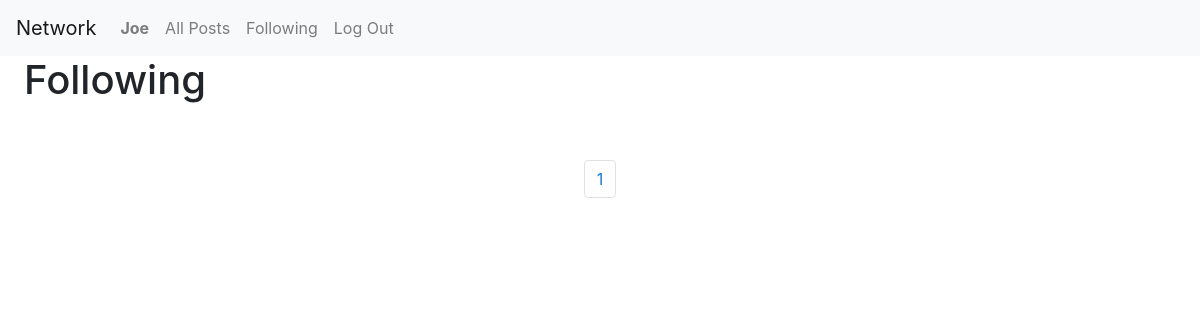
Before: /following/Joe (signed in) with the older database file.
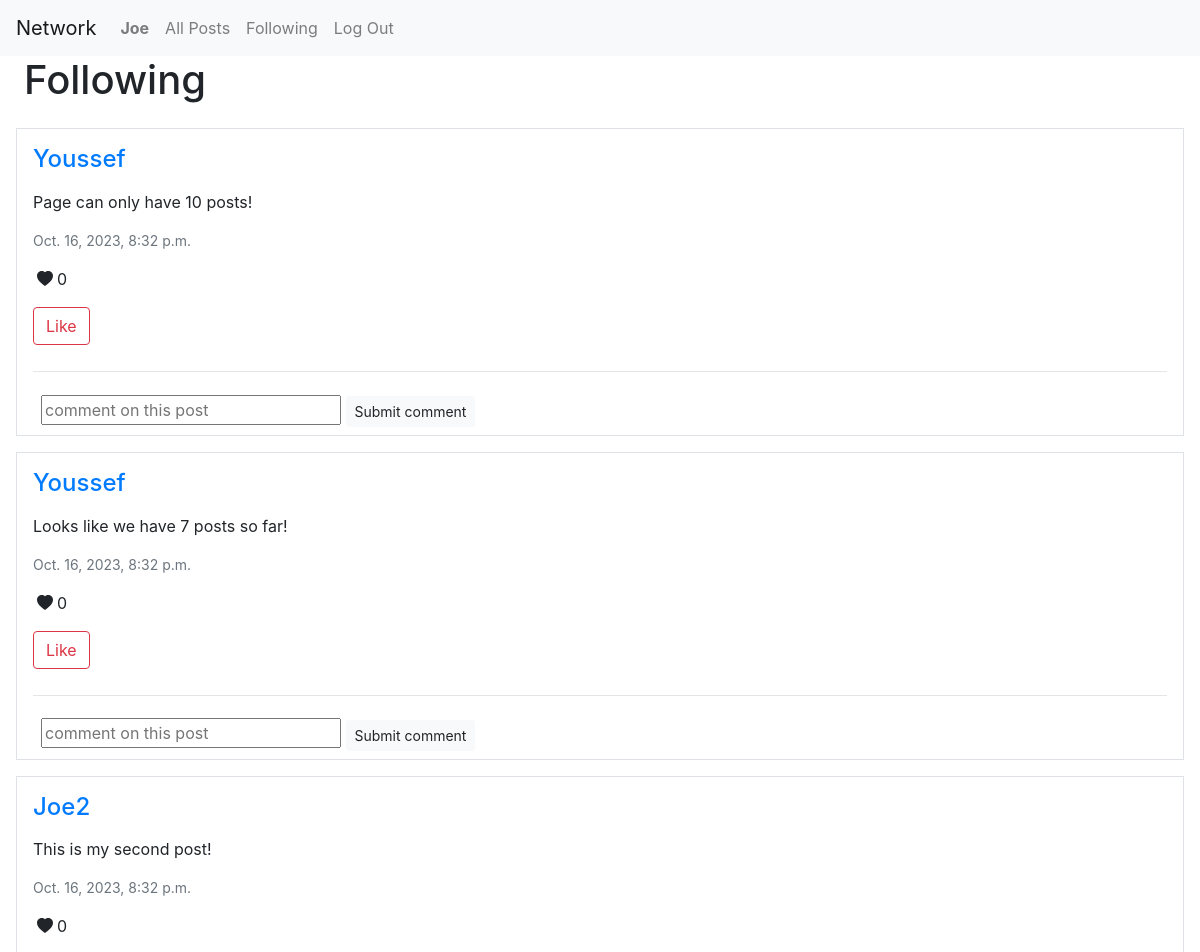
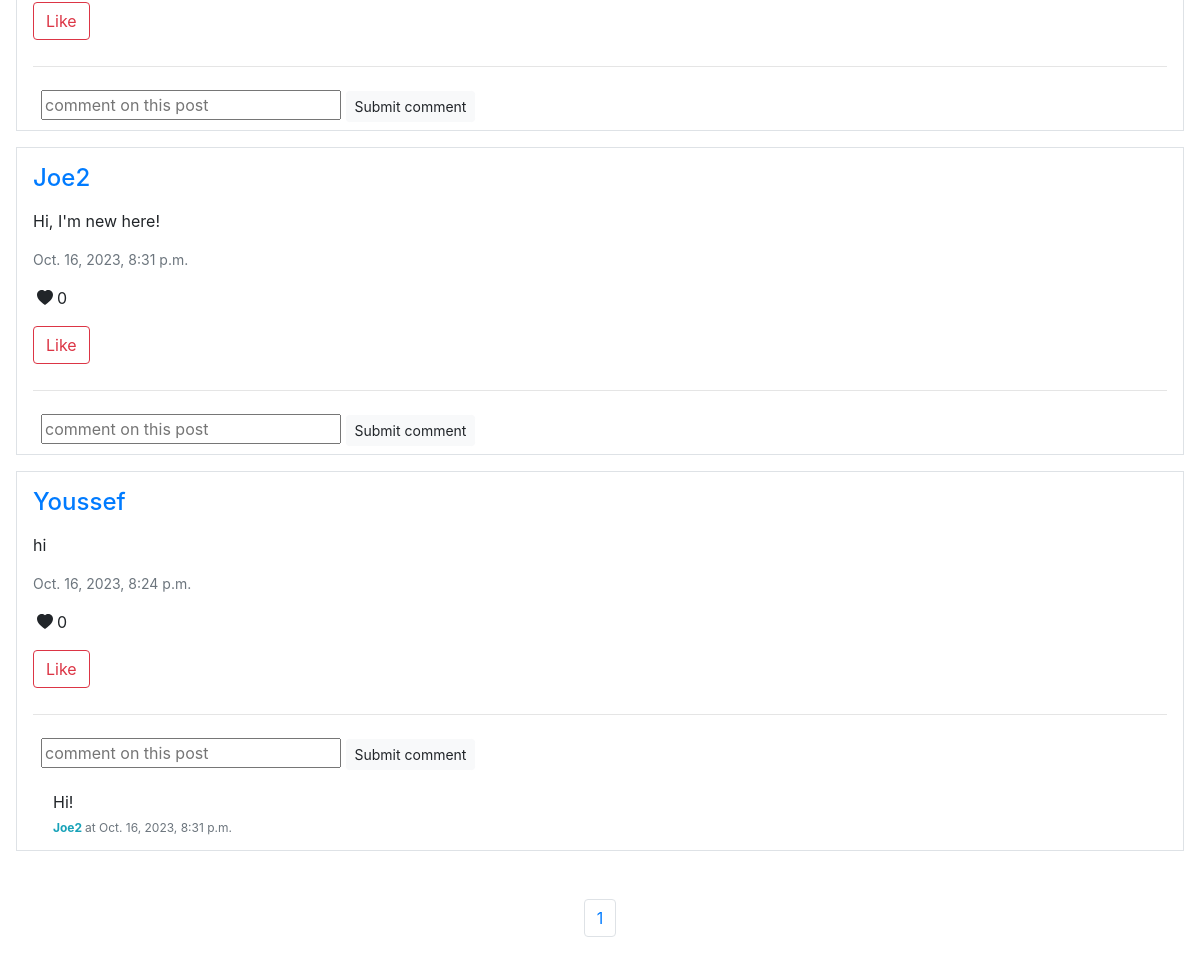
After: the same page with the newer database file (2 pictures, top to bottom).
### network/models.py (models this page shows, shortened)
class User(AbstractUser):
    pass

class Post(models.Model):
    user = models.ForeignKey(User, on_delete=models.CASCADE, related_name="post_user")
    content = models.CharField(max_length=600)
    created_at = models.DateTimeField(auto_now_add=True)
    edited_at = models.DateTimeField(auto_now=True)
    likes = models.IntegerField(default = '0')

class Comment(models.Model):
    writer = models.ForeignKey(User, on_delete=models.CASCADE, blank=True, null=True, related_name="commentWriter")
    post = models.ForeignKey(Post, on_delete=models.CASCADE, blank=True, null=True, related_name="postComments")
    comment = models.CharField(max_length=600)
    created_at = models.DateTimeField(auto_now_add=True)

### network/views.py (the view)
# urls.py: path("following/<str:username>", views.following, name="following"),
def following(request, username):
    current_user = User.objects.get(pk=request.user.id)
    user_followings = Follow.objects.filter(following=current_user)
    posts = Post.objects.all().order_by("id").reverse()
    following_posts = []
    for post in posts:
        for followed_user in user_followings:
            if followed_user.followed == post.user:
                following_posts.append(post)
    p = Paginator(following_posts, 10)
    number_of_pages = p.page_range
    current_page = request.GET.get('page')
    page_posts = p.get_page(current_page)
    comments = Comment.objects.all().order_by("id").reverse()
    likes = Like.objects.all()
    liked_posts = []
    for like in likes:
        if like.user.id == current_user.id:
            liked_posts.append(like.post.id)
    return render(request, "network/following.html", {
        "posts" : page_posts,
        "number_of_pages" : number_of_pages,
        "current_page" : current_page,
        "comments": comments,
        "liked_posts" : liked_posts,
    })

### network/templates/network/following.html (shortened to what this page needs)
{% extends "network/layout.html" %}
{% load static %}
{% block body %}
    {% if user.is_authenticated %}
    <h1 class="mx-4">Following</h1>
    <div class="d-flex flex-column align-items-center">
        <section class="all-posts" style="width: 1200px;">
            {% for post in posts %}
            <div class="border mx-3 px-3 mt-3" id="post_{{ post.id }}">
                <div class="d-flex justify-content-between">
                    <div>
                        <h4 class="my-3"><a style="text-decoration: none;" href="{% url 'profile' user_id=post.user.id %}">{{ post.user }}</a></h4>
                    </div>
                </div>
                <p id="content_{{ post.id }}">{{ post.content }}</p>
                <p class="text-muted" style="font-size: 14px;"> {{ post.created_at }} </p>
                <div class="d-flex">
                    <svg class="my-1 mx-1" xmlns="http://www.w3.org/2000/svg" width="16" height="16" fill="currentColor" class="bi bi-heart-fill" viewBox="0 0 16 16">
                        <path fill-rule="evenodd" d="M8 1.314C12.438-3.248 23.534 4.735 8 15-7.534 4.736 3.562-3.248 8 1.314z"/>
                      </svg> <p id="post_likes_{{ post.id }}">{{ post.likes }}</p>
                </div>
                <div class="d-flex justify-content-between">
                    <div class="d-flex">
                        <div>
                            {% if user.is_authenticated %}
                                {% if post.id not in liked_posts %}
                                <button type="submit" class="btn btn-outline-danger" id="like_{{ post.id }}" style="margin-bottom: 10px;" onclick="like({{ post.id }}, {{ liked_posts }})">
                                    Like
                                </button>
                                {% else %}
                                <button type="submit" class="btn btn-outline-danger" id="like_{{ post.id }}" style="margin-bottom: 10px;" onclick="like({{ post.id }}, {{ liked_posts }})">
                                Unlike
                                </button>
                                {% endif %}
                            {% endif %}
                        </div>
                 </div>
                </div>
                <hr>
                <div class="mx-2">
                    {% if user.is_authenticated %}
                    <div>
                        <form action="{% url 'comment' post_id=post.id %}" method="POST">
                          <input type="text" name="comment" placeholder="comment on this post" style="width: 300px;">
                          <button type="submit" class="btn btn-light btn-sm my-2">Submit comment</button>
                        </form>
                    </div>
                    {% endif %}
                </div>
                <div>
                    <ul class="list-group list-group-flush">
                      {% for comment in comments %}
                      {% if comment.post.id == post.id %}
                      <li class="list-group-item" id="comment_{{ comment.id }}" style="list-style-type: none;">{{ comment.comment }}
                        <br>
                        <div class="d-flex justify-content-between">
                            <div>
                                <p class="text-info" style="font-size: 12px; display: inline; font-weight: bold;">{{ comment.writer }} </p>
                                <span class="card-subtitle mb-2 text-muted" style="font-size: 12px; display: inline;">at {{ comment.created_at }}</span>
                            </div>
                        </div>
                      </li>
                      {% endif %}
                      {% endfor %}
                    </ul>
                  </div>
            </div>
        {% endfor %}
        </section>
        <div class="mt-5">
            <nav aria-label="Page navigation">
                <ul class="pagination">
                    {% for page in number_of_pages %}
                    <li class="page-item" ><a class="page-link" id="page-number" href="?page={{ page }}">{{ page }}</a></li>
                    {% endfor %}
                </ul>
                </nav>
        </div>
    </div>
    {% endif %}
{% endblock %}

### network/templates/network/layout.html (shortened to what this page needs)
{% load static %}
<!DOCTYPE html>
<html lang="en">
    <head>
        <link rel="stylesheet" href="https://cdn.jsdelivr.net/npm/bootstrap@4.0.0/dist/css/bootstrap.min.css">
        <link href="{% static 'network/styles.css' %}" rel="stylesheet">
    </head>
    <body>
        <nav class="navbar navbar-expand-lg navbar-light bg-light">
            <a class="navbar-brand" href="{% url 'index' %}">Network</a>
            <div>
              <ul class="navbar-nav mr-auto">
                {% if user.is_authenticated %}
                    <li class="nav-item">
                        <a class="nav-link" href="{% url 'profile' user_id=user.id %}"><strong>{{ user.username }}</strong></a>
                    </li>
                {% endif %}
                <li class="nav-item">
                  <a class="nav-link" href="{% url 'index' %}">All Posts</a>
                </li>
                {% if user.is_authenticated %}
                    <li class="nav-item">
                        <a class="nav-link" href="{% url 'following' username=user.username %}">Following</a>
                    </li>
                    <li class="nav-item">
                        <a class="nav-link" href="{% url 'logout' %}">Log Out</a>
                    </li>
                {% endif %}
              </ul>
            </div>
          </nav>
        <div class="body">
            {% block body %}
            {% endblock %}
        </div>
    </body>
</html>

### network/static/network/styles.css (style rules this page uses)
a { text-decoration: none; }

Changed rows visible on the page:
added Post: user "Youssef", content "Page can only have 10 posts!", created_at "Oct. 16, 2023, 8:32 p.m.", likes "0"
added Post: user "Youssef", content "Looks like we have 7 posts so far!", created_at "Oct. 16, 2023, 8:32 p.m.", likes "0"
added Post: user "Joe2", content "This is my second post!", created_at "Oct. 16, 2023, 8:32 p.m.", likes "0"
added Post: user "Joe2", content "Hi, I'm new here!", created_at "Oct. 16, 2023, 8:31 p.m.", likes "0"
added Post: user "Youssef", content "hi", created_at "Oct. 16, 2023, 8:24 p.m.", likes "0"
added Comment: comment "Hi!", writer "Joe2", created_at "Oct. 16, 2023, 8:31 p.m."
